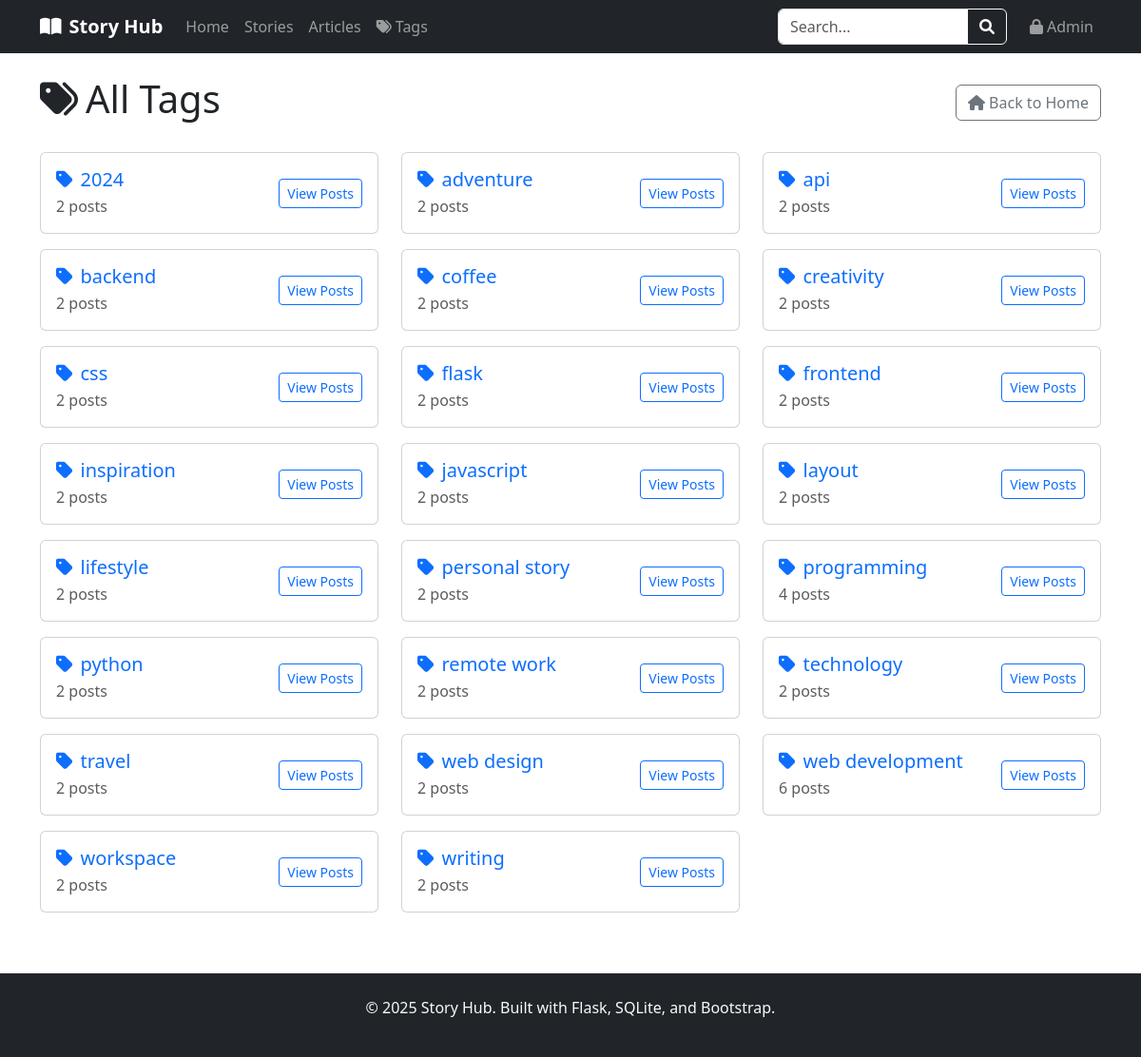
The app's page /tags with its own data.
### tables this page shows
CREATE TABLE tags (
                id INTEGER PRIMARY KEY AUTOINCREMENT,
                name TEXT UNIQUE NOT NULL,
                slug TEXT UNIQUE NOT NULL,
                created_at TIMESTAMP DEFAULT CURRENT_TIMESTAMP
            );

### routes/search.py (the view)
@search.route('/tags')
def all_tags():
    tags = TagModel.get_all_tags()
    return render_template('search/tags.html', tags=tags)

### forms.py
class SearchForm(FlaskForm):
    query = StringField('Search', validators=[Length(max=200)], render_kw={"placeholder": "Search posts..."})
    submit = SubmitField('Search')

### models.py (called while the page is built)
def get_db():
    db = getattr(g, '_database', None)
    if db is None:
        db = g._database = sqlite3.connect(current_app.config['DATABASE'])
        db.row_factory = sqlite3.Row
    return db

    @staticmethod
    def get_all_tags():
        db = get_db()
        return db.execute('''
            SELECT t.*, COUNT(pt.post_id) as post_count
            FROM tags t
            LEFT JOIN post_tags pt ON t.id = pt.tag_id
            GROUP BY t.id
            ORDER BY t.name
        ''').fetchall()

### routes/main.py (called while the page is built)
@main.app_context_processor
def inject_admin_status():
    return {'is_admin_logged_in': is_admin_logged_in()}

### routes/search.py (called while the page is built)
@search.app_context_processor
def inject_search_form():
    return {'search_form': SearchForm(), 'is_admin_logged_in': is_admin_logged_in()}

### utils.py (called while the page is built)
def is_admin_logged_in():
    return session.get('admin_logged_in', False)

### templates/search/tags.html (shortened to what this page needs)
{% extends "base.html" %}
{% block content %}
<div class="row">
    <div class="col-12">
        <div class="d-flex justify-content-between align-items-center mb-4">
            <h1><i class="fas fa-tags me-2"></i>All Tags</h1>
            <a href="{{ url_for('main.index') }}" class="btn btn-outline-secondary">
                <i class="fas fa-home me-1"></i>Back to Home
            </a>
        </div>
        {% if tags %}
            <div class="row">
                {% for tag in tags %}
                <div class="col-md-6 col-lg-4 mb-3">
                    <div class="card h-100">
                        <div class="card-body d-flex justify-content-between align-items-center">
                            <div>
                                <h5 class="card-title mb-1">
                                    <a href="{{ url_for('search.posts_by_tag', slug=tag.slug) }}"
                                       class="text-decoration-none">
                                        <i class="fas fa-tag me-2"></i>{{ tag.name }}
                                    </a>
                                </h5>
                                <p class="card-text text-muted mb-0">
                                    {{ tag.post_count }} post{{ 's' if tag.post_count != 1 else '' }}
                                </p>
                            </div>
                            <a href="{{ url_for('search.posts_by_tag', slug=tag.slug) }}"
                               class="btn btn-outline-primary btn-sm">
                                View Posts
                            </a>
                        </div>
                    </div>
                </div>
                {% endfor %}
            </div>
        {% endif %}
    </div>
</div>
{% endblock %}

### records on screen
tags: name "2024", post_count "2", post_count "s"
tags: name "adventure", post_count "2", post_count "s"
tags: name "api", post_count "2", post_count "s"
tags: name "backend", post_count "2", post_count "s"
tags: name "coffee", post_count "2", post_count "s"
tags: name "creativity", post_count "2", post_count "s"
tags: name "css", post_count "2", post_count "s"
tags: name "flask", post_count "2", post_count "s"
tags: name "frontend", post_count "2", post_count "s"
tags: name "inspiration", post_count "2", post_count "s"
tags: name "javascript", post_count "2", post_count "s"
tags: name "layout", post_count "2", post_count "s"
tags: name "lifestyle", post_count "2", post_count "s"
tags: name "personal story", post_count "2", post_count "s"
tags: name "programming", post_count "4", post_count "s"
tags: name "python", post_count "2", post_count "s"
tags: name "remote work", post_count "2", post_count "s"
tags: name "technology", post_count "2", post_count "s"
tags: name "travel", post_count "2", post_count "s"
tags: name "web design", post_count "2", post_count "s"
tags: name "web development", post_count "6", post_count "s"
tags: name "workspace", post_count "2", post_count "s"
tags: name "writing", post_count "2", post_count "s"
